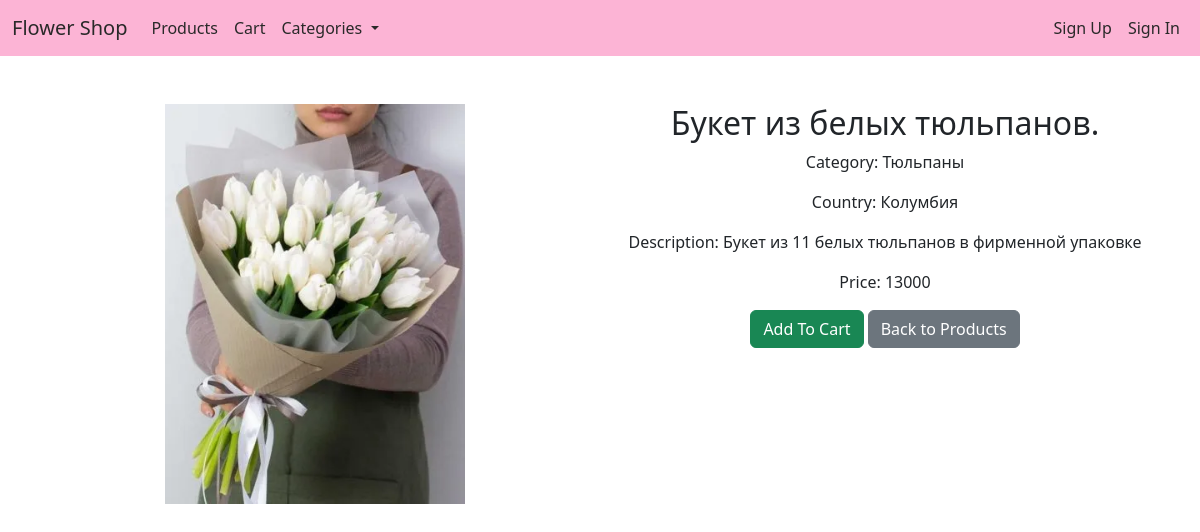
/product/1/, run on an earlier commit of the app's database.
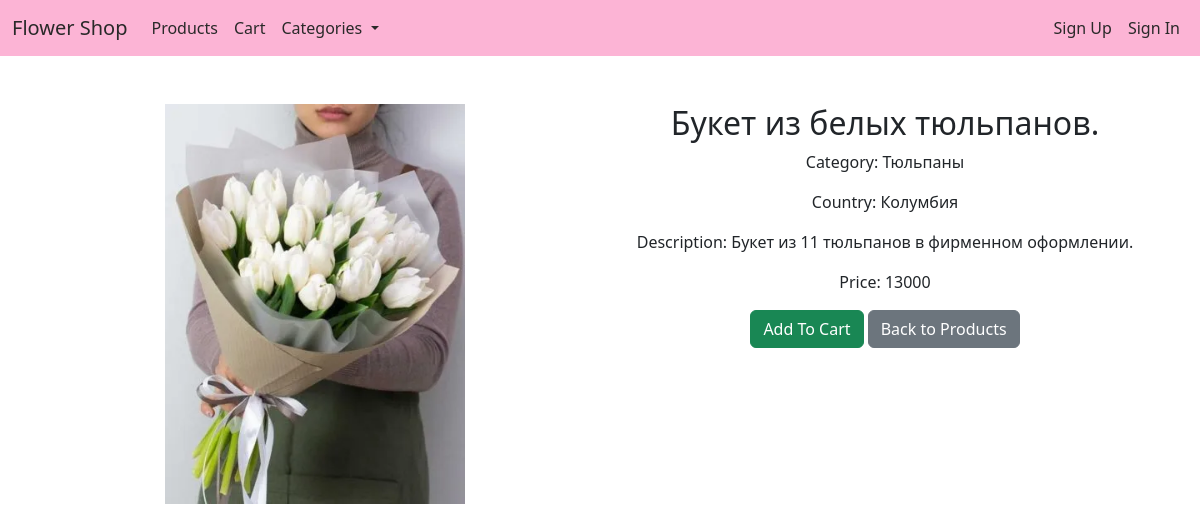
And on a later commit of the database.
### store/models.py (models this page shows, shortened)
class Product(models.Model):
    name = models.CharField(max_length=100)
    description = models.TextField(null=True, blank=True)
    image = models.ImageField(upload_to='products')
    country = models.CharField(max_length=20, choices=COUNTRY_CHOICES)
    price = models.PositiveIntegerField()
    value = models.DecimalField(max_digits=10, decimal_places=2)
    unit = models.CharField(max_length=20, choices=UNIT_CHOICES)
    category = models.CharField(max_length=20, choices=CATEGORY_CHOICES)
    class Meta:
        verbose_name = 'Product'
        verbose_name_plural = 'Products'

### store/views.py (the view)
# urls.py: path('product/<int:product_id>/', view_product, name='view_product_url'),
def view_product(request, product_id):
    product = get_object_or_404(Product, id=product_id)
    context = {
        'product': product,
    }
    return render(request, 'view_product.html', context)

### store/templates/view_product.html (shortened to what this page needs)
{% extends 'base.html' %}
{% block content %}
    <div class="container mt-5">
        <div class="row">
            <div class="col-md-6 text-center">
                <img src="{{ product.image.url }}" alt="{{ product.name }}" class="img-fluid" style="max-width: 55%;">
            </div>
            <div class="col-md-6">
                <h2 class="text-center">{{ product.name }}</h2>
                <p>Category: {{ product.category }}</p>
                <p>Country: {{ product.country }}</p>
                <p>Description: {{ product.description }}</p>
                <p>Price: {{ product.price }}</p>
                <div class="text-center mt-3">
                    <button id="{{ product.id }}" class="btn btn-success"
                            onclick="addToCart(this.id, '{% url 'add_cart_url' product.id %}')">
                        Add To Cart
                    </button>
                    <a href="{% url 'products_url' %}" class="btn btn-secondary">Back to Products</a>
                </div>
            </div>
        </div>
    </div>
{% endblock %}

What changed in the data, as far as the page shows it:
changed Product "Букет из белых тюльпанов.": description "Букет из 11 белых тюльпанов в фирменной упаковке" → "Букет из 11 тюльпанов в фирменном оформлении."
